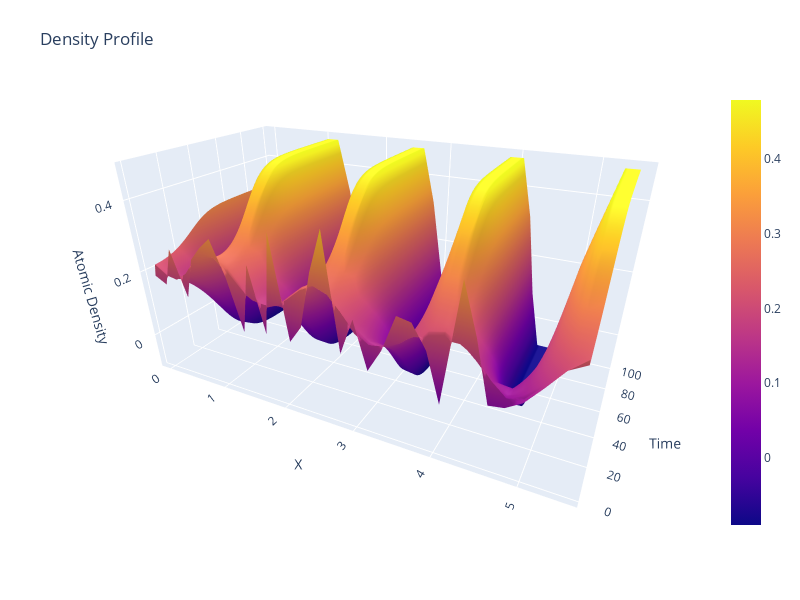

The cell this chart's notebook holds for it:
### Code cell
import plotly.graph_objects as go

fig = go.Figure(data=[go.Surface(z=data, x=x, y=mArray)])

fig.update_layout(
    title="Density Profile",
    scene=dict(
        xaxis_title="X",
        yaxis_title="Time",
        zaxis_title="Atomic Density",
        aspectmode="manual",
        aspectratio=dict(x=2, y=1, z=1),
    ),
    autosize=False,
    height=600,
    width=800,
    margin=dict(l=65, r=50, b=65, t=90),
    scene_camera=dict(
        up=dict(x=0, y=0, z=1), center=dict(x=0, y=0, z=-0.2), eye=dict(x=1, y=-2, z=1)
    ),
)

filePath = os.path.join(folderPath, f"surface_plot.png")
fig.write_image(filePath)

fig.show()

### Figure 1 — Plotly figure (JSON) as saved in the notebook; plotly's stock layout.template omitted (floating-point values rounded to 4 significant figures; data arrays with more than 128 entries replaced by an {"elided": "..."} marker saying what was removed)
{"data": [{"type": "surface", "x": [0, 0.1758, 0.3515, 0.5273, 0.7031, 0.8788, 1.055, 1.23, 1.406, 1.582, 1.758, 1.933, 2.109, 2.285, 2.461, 2.636, 2.812, 2.988, 3.164, 3.34, 3.515, 3.691, 3.867, 4.043, 4.218, 4.394, 4.57, 4.746, 4.921, 5.097, 5.273, 5.449], "y": [0, 1, 2, 3, 4, 5, 6, 7, 8, 9, 10, 11, 12, 13, 14, 15, 16, 17, 18, 19, 20, 21, 22, 23, 24, 25, 26, 27, 28, 29, 30, 31, 32, 33, 34, 35, 36, 37, 38, 39, 40, 41, 42, 43, 44, 45, 46, 47, 48, 49, 50, 51, 52, 53, 54, 55, 56, 57, 58, 59, 60, 61, 62, 63, 64, 65, 66, 67, 68, 69, 70, 71, 72, 73, 74, 75, 76, 77, 78, 79, 80, 81, 82, 83, 84, 85, 86, 87, 88, 89, 90, 91, 92, 93, 94, 95, 96, 97, 98, 99, 100], "z": {"elided": "101x32 float values"}}], "layout": {"autosize": false, "height": 600, "margin": {"b": 65, "l": 65, "r": 50, "t": 90}, "scene": {"aspectmode": "manual", "aspectratio": {"x": 2, "y": 1, "z": 1}, "camera": {"center": {"x": 0, "y": 0, "z": -0.2}, "eye": {"x": 1, "y": -2, "z": 1}, "up": {"x": 0, "y": 0, "z": 1}}, "xaxis": {"title": {"text": "X"}}, "yaxis": {"title": {"text": "Time"}}, "zaxis": {"title": {"text": "Atomic Density"}}}, "title": {"text": "Density Profile"}, "width": 800}}
